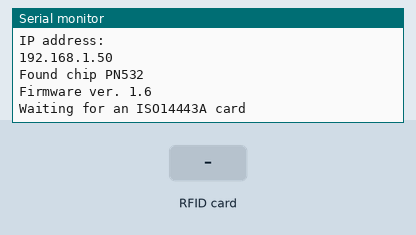
Simulated run of this sketch. Board: ESP8266 (NodeMCU). Shown: the last lines printed to the serial monitor. The test bench sets the inputs (shaded band). WiFi joins after 1.5 s; servers stay silent unless stated.

Above: at 2.7 s.
2.8 s: RFID card 63 15 62 95 held to the reader
At 4.0 s:
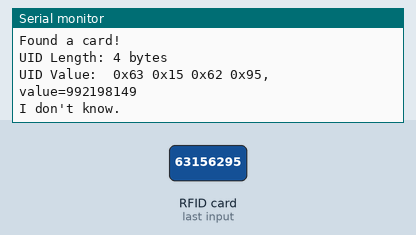
4.3 s: RFID card 5E 7A 19 C4 held to the reader
At 5.2 s:
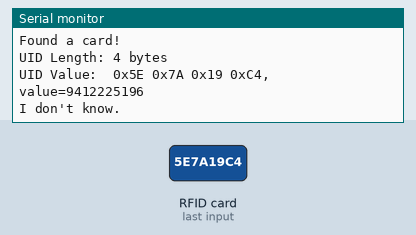

The sketch:

NFC.ino
```cpp
#include <Wire.h>
#include <NTPClient.h>
#include <SPI.h>
#include <ESP8266WiFi.h>
#include <WiFiUdp.h>
#include <time.h>
#include <ESP8266HTTPClient.h>
#include <Adafruit_PN532.h>

// If using the breakout with SPI, define the pins for SPI communication.
#define PN532_SCK  (14)
#define PN532_MOSI (13)
#define PN532_SS   (15)
#define PN532_MISO (12)


// If using the breakout or shield with I2C, define just the pins connected
// to the IRQ and reset lines.  Use the values below (2, 3) for the shield!
#define PN532_IRQ   (12)
#define PN532_RESET (15)  // Not connected by default on the NFC Shield

// Uncomment just _one_ line below depending on how your breakout or shield
// is connected to the Arduino:

// Use this line for a breakout with a SPI connection:
Adafruit_PN532 nfc(PN532_SCK, PN532_MISO, PN532_MOSI, PN532_SS);

// Use this line for a breakout with a hardware SPI connection.  Note that
// the PN532 SCK, MOSI, and MISO pins need to be connected to the Arduino's
// hardware SPI SCK, MOSI, and MISO pins.  On an Arduino Uno these are
// SCK = 13, MOSI = 11, MISO = 12.  The SS line can be any digital IO pin.
//Adafruit_PN532 nfc(PN532_SS);

// Or use this line for a breakout or shield with an I2C connection:
//Adafruit_PN532 nfc(PN532_IRQ, PN532_RESET);

#if defined(ARDUINO_ARCH_SAMD)
// for Zero, output on USB Serial console, remove line below if using programming port to program the Zero!
// also change #define in Adafruit_PN532.cpp library file
   #define Serial SerialUSB
#endif

////Time Variables
//const char* ntpServer = "pool.ntp.org";
//const long  gmtOffset_sec = 12600;
//const int   daylightOffset_sec = 3600;
//const long utcOffsetInSeconds = 16200;
////Time_Saved
//int Time=0;
//int Time_S=1;
//int Time_M=1;
//int Time_H=1;

// Replace with your network credentials
const char* ssid     = "Sepantab";
const char* password = "alihfred";
//
//WiFiUDP ntpUDP;
//NTPClient timeClient(ntpUDP, "pool.ntp.org", utcOffsetInSeconds);

void setup(void) {
  Serial.begin(115200);
  Serial.println("Hello!");

  //Wifi init
  Wifi_Connect_now();

   //Time Init
   //configTime(gmtOffset_sec, daylightOffset_sec, ntpServer);
   //timeClient.begin();

  nfc.begin();

  uint32_t versiondata = nfc.getFirmwareVersion();
  if (! versiondata) {
    Serial.print("Didn't find PN53x board");
    while (1); // halt
  }

  // Got ok data, print it out!
  Serial.print("Found chip PN5"); Serial.println((versiondata>>24) & 0xFF, HEX);
  Serial.print("Firmware ver. "); Serial.print((versiondata>>16) & 0xFF, DEC);
  Serial.print('.'); Serial.println((versiondata>>8) & 0xFF, DEC);

  // Set the max number of retry attempts to read from a card
  // This prevents us from waiting forever for a card, which is
  // the default behaviour of the PN532.
  nfc.setPassiveActivationRetries(0xFF);

  // configure board to read RFID tags
  nfc.SAMConfig();

  Serial.println("Waiting for an ISO14443A card");
}

void loop(void) {
  boolean success;
  uint8_t uid[] = { 0, 0, 0, 0, 0, 0, 0 };  // Buffer to store the returned UID
  uint8_t uidLength;                        // Length of the UID (4 or 7 bytes depending on ISO14443A card type)

  // Wait for an ISO14443A type cards (Mifare, etc.).  When one is found
  // 'uid' will be populated with the UID, and uidLength will indicate
  // if the uid is 4 bytes (Mifare Classic) or 7 bytes (Mifare Ultralight)
  success = nfc.readPassiveTargetID(PN532_MIFARE_ISO14443A, &uid[0], &uidLength);

  if (success) {
    Serial.println("Found a card!");
    Serial.print("UID Length: ");Serial.print(uidLength, DEC);Serial.println(" bytes");
    Serial.print("UID Value: ");
    String hex_value = "";
    for (uint8_t i=0; i < uidLength; i++)
    {
      Serial.print(" 0x");Serial.print(uid[i], HEX);
      //Serial.print(" ");Serial.print(uid[i], HEX);
      hex_value += (String)uid[i];
    }

    Serial.println(", value="+hex_value);

    if(hex_value == "23173217171") {
      Serial.println("This is Soheil Key.");
      if (WiFi.status() != WL_CONNECTED) {
        POST_TEMP_DATA();

      }

    }
    else if(hex_value == "230522426") {
      Serial.println("This is Card Tag. ");
    }
    else if(hex_value == "63156295") {
      Serial.println("This is Phone Tag. ");
    }
    else
      Serial.println("I don't know.");

    Serial.println("");
    // Wait 1 second before continuing
    delay(1000);
  }
  else
  {
    // PN532 probably timed out waiting for a card
    Serial.println("Waiting for a card...");
  }
}
/*****************************************************************************************************/
void POST_TEMP_DATA() {
   HTTPClient http;
   http.begin("http://scotech.ir/req/soheil/come");
   int httpCode = http.GET();   //Send the actual POST request
   if(httpCode>0){
    Serial.println("Request Complete ");
   }else{
    Serial.println("Error on sending request: ");
   }
   http.end();  //Free resources
}
/*******************************************Time****************************************************/
//void Get_Time(){
//
//  if(WiFi.status() == WL_CONNECTED && Internet ) {
//    timeClient.update();
//    time_now.tm_hour = timeClient.getHours();
//    time_now.tm_min = timeClient.getMinutes();
//    time_now.tm_sec = timeClient.getSeconds();
//
//  Serial.print(timeClient.getDay());
//  Serial.print(", ");
//  Serial.print(timeClient.getHours());
//  Serial.print(":");
//  Serial.print(timeClient.getMinutes());
//  Serial.print(":");
//  Serial.println(timeClient.getSeconds());
//  Serial.println("NTP TIME");
//  }
//  else {
//    if(Time>=5500*Time_S){
//      time_now.tm_sec = time_now.tm_sec + 11;
//    }
//    if(time_now.tm_sec >= 60){
//      time_now.tm_min = time_now.tm_min + 1;
//    }
//    if(time_now.tm_min >= 60){
//      time_now.tm_hour = time_now.tm_hour + 1;
//    }
//    if(time_now.tm_hour >= 23 && time_now.tm_min >= 60) Today = Today + 1;
//    if(time_now.tm_hour >= 24) time_now.tm_hour = time_now.tm_hour -24;
//    if(time_now.tm_min >= 60) time_now.tm_min = time_now.tm_min -60;
//    if(time_now.tm_sec >= 60) time_now.tm_sec = time_now.tm_sec -60;
//    Serial.print(time_now.tm_hour);
//    Serial.print(":");
//    Serial.print(time_now.tm_min);
//    Serial.print(":");
//    Serial.println(time_now.tm_sec);
//    Serial.println("MY TIME");
//    Serial.println(Time);
//  }
//}
/***********************************************************************************************/
void Wifi_Connect_now() {
  Serial.begin(115200);

  // We start by connecting to a WiFi network

  Serial.println();
  Serial.println();
  Serial.print("Connecting to ");
  Serial.println(ssid);

  /* Explicitly set the ESP8266 to be a WiFi-client, otherwise, it by default,
     would try to act as both a client and an access-point and could cause
     network-issues with your other WiFi-devices on your WiFi-network. */
  WiFi.mode(WIFI_STA);
  WiFi.begin(ssid, password);

  while (WiFi.status() != WL_CONNECTED) {
    delay(500);
    Serial.print(".");
  }

  Serial.println("");
  Serial.println("WiFi connected");
  Serial.println("IP address: ");
  Serial.println(WiFi.localIP());
}
```

Measured:
- after the input at 2.8 s, the serial monitor: prints a new line at once (image 1)
- after the input at 4.3 s, the serial monitor: prints a new line at once (image 2)
